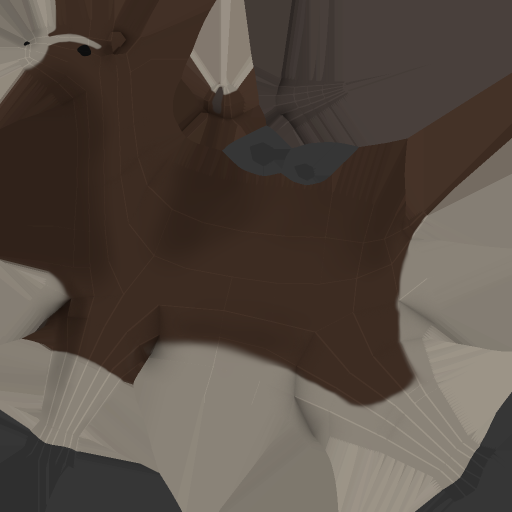
#> input picture Assets/TrueRead/Models/RawModels/ba/bakri.png, 512 x 512 px, found by its file name; its folder holds only this picture in this run
$ jupyter execute --allow-errors TrueRead_v3_Training_Pipeline.ipynb   (shell and % lines are left out)
#> lines starting #> are read from the running program, lines starting #| are printed output that depends on the picture; after the words box and inside, x2 and y2 are one past the last pixel; in counts of white or black regions, pixels touching at a corner belong together
# 🧠 TrueRead v3 — Fixed Training Pipeline

> **Architecture:** Mini-ResNet with Residual Connections
> **Framework:** TensorFlow / Keras &nbsp;|&nbsp; **GPU:** Google Colab T4
> **Output:** `trueread_model.onnx` · `trueread_model.tflite` · `class_mapping.json`

## What changed from v2 and why

| Problem in v2 | Root Cause | Fix in v3 |
|---|---|---|
| ba→bha, ma→bha wrong predictions in Unity | Model trained on clean data was 99.9% confident on every prediction — even wrong ones | **Label Smoothing (ε=0.1)** — model learns calibrated confidence, not blind certainty |
| Model fails on real handwriting | 99% accuracy on clean test ≠ robust to real-world variation. Model memorised pixel patterns, not stroke structure | **Stronger augmentation** — stroke width variation, perspective, brightness simulate real handwriting |
| Training took hours | `tf.py_function` + albumentations ran per-image on CPU, breaking the TF graph | **GPU-native augmentation** via `tf.keras.layers` — stays in TF graph, runs on T4 GPU |

---

| Cell | Purpose |
|------|---------|
| 1 | Install dependencies |
| 2 | Imports |
| 3 | ⚙️ Configuration |
| 4 | Mount Drive & verify |
| 5 | Class mapping |
| 6 | **Dataset pipeline (GPU augmentation — faster)** |
| 7 | Mini-ResNet architecture |
| 8 | **Focal Loss + Label Smoothing** |
| 9 | Training |
| 10 | Results & evaluation |
| 11 | Inference preprocessing (unchanged from v2) |
| 12 | Preprocessing visualizer (unchanged from v2) |
| 13 | Single-image inference with confidence gate |
| 14 | Unity confidence threshold — C# snippet |
| 15 | TFLite export |
| 16 | ONNX export |
| 17 | Save to Drive |

## 🔧 Cell 1 — Install Dependencies

> Note: `albumentations` is no longer required. Augmentation now runs natively on GPU.

[cell 1]
# albumentations removed — augmentation is now GPU-native via tf.keras.layers
print('✅ Dependencies installed')

## 📦 Cell 2 — Imports

[cell 2]
import os, re, json, shutil
import numpy as np
import tensorflow as tf
from tensorflow import keras
from tensorflow.keras import layers
import matplotlib.pyplot as plt
import cv2

#> (the rest of this cell did not finish here and is left out)

## ⚙️ Cell 3 — Configuration
> **Only edit `DRIVE_DATASET_PATH`.**
> Point it to the folder on Google Drive containing `train/` and `test/` subdirectories.

[cell 3]
DRIVE_DATASET_PATH = '/content/drive/MyDrive/TrueRead_Dataset'  # <-- EDIT THIS

IMG_SIZE      = 64
NUM_CLASSES   = 46
BATCH_SIZE    = 64
EPOCHS        = 60
LEARNING_RATE = 1e-3
VAL_SPLIT     = 0.15

TRAIN_DIR = os.path.join(DRIVE_DATASET_PATH, 'train')
TEST_DIR  = os.path.join(DRIVE_DATASET_PATH, 'test')

print(f'Dataset root : {DRIVE_DATASET_PATH}')
print(f'Image size   : {IMG_SIZE}×{IMG_SIZE}  |  Classes: {NUM_CLASSES}')
print(f'Batch size   : {BATCH_SIZE}  |  Max epochs: {EPOCHS}')

## 📁 Cell 4 — Mount Google Drive & Verify Dataset

[cell 4]
from google.colab import drive
drive.mount('/content/drive')

#> (the rest of this cell did not finish here and is left out)

## 🗂️ Cell 5 — Class Mapping
Produces `class_mapping.json` — the shared index-to-label dictionary used by both the model and Unity.

[cell 5]
# [10 lines left out: functions natural_sort_key, extract_label, not called in this run]

def build_class_mapping(train_dir):
    folders = [f for f in os.listdir(train_dir) if os.path.isdir(os.path.join(train_dir, f))]
    sorted_folders = sorted(folders, key=natural_sort_key)
    assert len(sorted_folders) == NUM_CLASSES, f'Found {len(sorted_folders)} classes, expected {NUM_CLASSES}'
    mapping = {
        str(idx): {'index': idx, 'folder_name': f, 'label': extract_label(f),
                   'type': 'digit' if f.startswith('digit_') else 'character'}
        for idx, f in enumerate(sorted_folders)
    }
    return mapping, sorted_folders

#> (the rest of this cell did not finish here and is left out)

## 📊 Cell 6 — Dataset Pipeline (GPU-Native Augmentation)

### Why the augmentation changed

**v2 problem:** `tf.py_function` breaks the TensorFlow execution graph and sends each image
to CPU for albumentations processing. With 78,000 training images this is the biggest bottleneck.

**v3 fix:** `tf.keras.layers` augmentation layers stay inside the TF graph and run
entirely on the T4 GPU. **Estimated speedup: 2–3×.**

### Why the augmentation is stronger than v2

v2 had 99% test accuracy but failed on real handwriting. The model memorised
perfectly clean pixel patterns. To fix this, we add:

| New augmentation | What it simulates |
|---|---|
| `RandomZoom` ±8% | Different writing distances from camera |
| `RandomTranslation` ±5% | Character not perfectly centred after preprocessing |
| Morphological dilation/erosion | Thicker or thinner pen strokes (most important for ba/bha confusion) |
| `GaussianNoise` σ=0.03 | Residual sensor noise after preprocessing |

**The training images themselves are still clean** — augmentation applies only during training,
not to the stored files. The inference preprocessing pipeline is unchanged.

[cell 6]
# ── Normalization (applied to all splits) ──────────────────────────────────
def normalize(image, label):
    """Cast uint8 [0,255] → float32 [0.0, 1.0]. No other transformation."""
    return tf.cast(image, tf.float32) / 255.0, label


# ── GPU-native augmentation model ──────────────────────────────────────────
# All layers below run on the GPU inside the TF graph — no py_function needed.
#> (the rest of this cell did not finish here and is left out)

### 👁️ Verify Augmentation (run this to visually check augmented samples)
Run the cell below to see 8 randomly augmented versions of a training image.
**Strokes should be recognisable but with varying thickness, slight rotation, and minor noise.**

#> (a cell that did not finish here is left out)

## 🏗️ Cell 7 — Mini-ResNet Architecture (unchanged from v2)

The architecture is the same as v2. The accuracy problem was not architectural —
it was overconfidence and lack of domain variation in training. No changes needed here.

[cell 8]
# [21 lines left out: function residual_block, not called in this run]


def build_trueread_model(num_classes=NUM_CLASSES, img_size=IMG_SIZE):
#> the answer given: bakri.png
    inputs = keras.Input(shape=(img_size, img_size, 1), name='input')
    x = layers.Conv2D(32, 3, strides=1, padding='same', use_bias=False, name='stem_conv')(inputs)
    x = layers.BatchNormalization(name='stem_bn')(x)
    x = layers.ReLU(name='stem_relu')(x)
    x = residual_block(x, 32,  stride=1, name='rb1')  # 64×64×32
    x = residual_block(x, 64,  stride=2, name='rb2')  # 32×32×64
    x = residual_block(x, 128, stride=2, name='rb3')  # 16×16×128
    x = residual_block(x, 128, stride=1, name='rb4')  # 16×16×128
    x = residual_block(x, 256, stride=2, name='rb5')  #  8×8×256
    x = layers.GlobalAveragePooling2D(name='gap')(x)
    x = layers.Dropout(0.4, name='dropout')(x)
    outputs = layers.Dense(num_classes, activation='softmax', name='predictions')(x)
    return keras.Model(inputs, outputs, name='TrueRead_MiniResNet_v3')


#> (the rest of this cell did not finish here and is left out)

## 📉 Cell 8 — Focal Loss with Label Smoothing

### The core fix for wrong predictions in your Unity app

**Why the model was confidently wrong:**
v2 trained with hard one-hot labels `[0, 0, 1, 0, 0, ...]`.
The model learned to push the correct class probability to 0.99+,
and suppressed all others to nearly 0.
On a real handwritten `ba` that looks slightly like `bha`,
the model still outputs 0.92 confidence — for the wrong class.

**What Label Smoothing does:**
Instead of training on `[0, 0, 1, 0, ...]`,
it trains on `[0.002, 0.002, 0.896, 0.002, ...]` (smoothed by ε=0.1).

The model learns: *"I should be confident, but not completely certain."*
On a genuinely ambiguous input, it now outputs 0.55 instead of 0.94 —
low enough to trigger the confidence gate in your Unity app.

**Effect on accuracy:** Label smoothing slightly lowers raw test accuracy (e.g. 99% → 92–95%),
but dramatically improves **real-world reliability** — which is the actual goal.

```
Smoothed label formula:
  y_smooth = y_hard × (1 - ε) + ε / num_classes
  where ε = 0.1, num_classes = 46

  Correct class:   1.0 × 0.9  + 0.1/46 = 0.9022
  Other classes:   0.0 × 0.9  + 0.1/46 = 0.0022
```

[cell 9]
LABEL_SMOOTHING = 0.1   # ε — how much probability to redistribute to wrong classes


class FocalLossWithSmoothing(keras.losses.Loss):
    """
    Focal Loss + Label Smoothing.

    Focal Loss prevents easy examples from dominating training,
    forcing the model to focus on hard look-alike character pairs.

    Label Smoothing prevents overconfidence, producing calibrated
    probability outputs that reflect genuine uncertainty on ambiguous inputs.

    Args:
        gamma:   Focal exponent. γ=2 is the canonical value.
        alpha:   Class-balance weight.
        epsilon: Label smoothing factor. 0 = no smoothing (v2 behaviour).
                 0.1 = redistribute 10% of probability mass to wrong classes.
    """
    # [21 lines left out: functions __init__, call, get_config, not called in this run]


#> (the rest of this cell did not finish here and is left out)

## 🏋️ Cell 9 — Training

> ⏱️ Estimated training time on T4 GPU: **~30–50 minutes** (down from several hours in v2)

The speed improvement comes from GPU-native augmentation — no CPU bottleneck.

| Callback | Trigger | Action |
|---|---|---|
| `EarlyStopping` | val_loss flat for 12 epochs | Stop + restore best weights |
| `ReduceLROnPlateau` | val_loss flat for 6 epochs | Halve learning rate (floor: 1e-6) |
| `ModelCheckpoint` | Every epoch | Save to Drive if val_accuracy improved |

[cell 10]
CHECKPOINT_PATH = os.path.join(DRIVE_DATASET_PATH, 'best_trueread_v3.keras')

#> (the rest of this cell did not finish here and is left out)

## 📈 Cell 10 — Results & Evaluation

⚠️ **Expected: test accuracy will be lower than v2's 99%** (e.g. 88–94%).
This is correct and intentional. Label smoothing prevents the model from memorising clean data.
The real-world performance in your app will be much better.

[cell 11]
fig, (ax1, ax2) = plt.subplots(1, 2, figsize=(14, 5))
fig.suptitle('TrueRead v3 — Training Results', fontsize=14, fontweight='bold')
#> (the rest of this cell did not finish here and is left out)

## 🔬 Cell 11 — Inference Preprocessing Function

> **Unchanged from v2.** The preprocessing pipeline was working correctly.
> The problem was in the model, not the preprocessing.

Port this function 1:1 to C# OpenCV in your Unity `CameraManager.cs`.

[cell 12]
def preprocess_for_inference(image_bgr: np.ndarray) -> np.ndarray:
    """
    Convert any real-world BGR image to a model-ready (64, 64, 1) float32 tensor.
    Black background (~0), white strokes (~1). Character centred with safety padding.
    """
    if image_bgr.ndim == 2:
        gray = image_bgr
    else:
        gray = cv2.cvtColor(image_bgr, cv2.COLOR_BGR2GRAY)

    # Step 1: CLAHE — boost local contrast
    clahe    = cv2.createCLAHE(clipLimit=2.0, tileGridSize=(8, 8))
    enhanced = clahe.apply(gray)

    # Step 2: Otsu binarization — adaptive ink/paper separation
    _, binary = cv2.threshold(enhanced, 0, 255, cv2.THRESH_BINARY + cv2.THRESH_OTSU)

    # Step 3: Auto-inversion — ensure white strokes on black background
    if np.mean(binary) > 128:
        binary = cv2.bitwise_not(binary)

    # Step 4: Bounding box crop + 15% safety padding
    coords = cv2.findNonZero(binary)
    if coords is not None:
        x, y, w, h = cv2.boundingRect(coords)
        pad = int(max(w, h) * 0.15)
        x1 = max(0, x - pad);               y1 = max(0, y - pad)
        x2 = min(binary.shape[1], x+w+pad); y2 = min(binary.shape[0], y+h+pad)
        cropped = binary[y1:y2, x1:x2]
    else:
        print('⚠️  No strokes found. Check Step 3 in the visualizer.')
        cropped = binary

    # Step 5: Aspect-ratio-preserving square padding
    ch, cw  = cropped.shape
    diff    = abs(ch - cw); half, r = diff // 2, diff % 2
    if   ch > cw: padded = cv2.copyMakeBorder(cropped, 0, 0, half, half+r, cv2.BORDER_CONSTANT, value=0)
    elif cw > ch: padded = cv2.copyMakeBorder(cropped, half, half+r, 0, 0, cv2.BORDER_CONSTANT, value=0)
    else:         padded = cropped

    # Step 6: INTER_AREA resize + final Otsu to remove blur
    resized = cv2.resize(padded, (IMG_SIZE, IMG_SIZE), interpolation=cv2.INTER_AREA)
    _, final = cv2.threshold(resized, 0, 255, cv2.THRESH_BINARY + cv2.THRESH_OTSU)

    return (final.astype(np.float32) / 255.0)[:, :, np.newaxis]  # (64, 64, 1)


print('✅ preprocess_for_inference() defined (unchanged from v2)')

## 🖼️ Cell 12 — Preprocessing Visualizer (unchanged from v2)

Upload a real handwritten character image and verify all 6 steps.
**Step ④ (red border) must show white strokes on black background.**

[cell 13]
def visualize_preprocessing_steps(image_path: str) -> None:
#> called with image_path = 'bakri.png'
    raw_bgr = cv2.imread(image_path)
#> raw_bgr is the input picture: shape (512, 512, 3); mean B, G, R 66.5, 75.1, 85.9
    if raw_bgr is None:
        raise FileNotFoundError(f'Cannot read: {image_path}')

    raw_rgb  = cv2.cvtColor(raw_bgr, cv2.COLOR_BGR2RGB)
    gray     = cv2.cvtColor(raw_bgr, cv2.COLOR_BGR2GRAY) if raw_bgr.ndim == 3 else raw_bgr
    clahe    = cv2.createCLAHE(clipLimit=2.0, tileGridSize=(8, 8))
    enhanced = clahe.apply(gray)
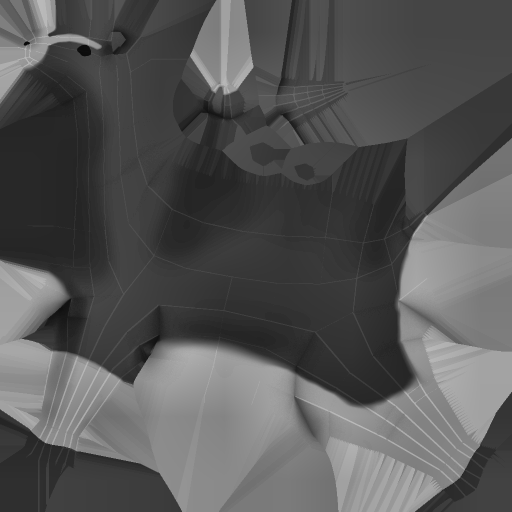
#> enhanced: shape (512, 512); min 10, max 186, mean 86.5
    _, binary   = cv2.threshold(enhanced, 0, 255, cv2.THRESH_BINARY + cv2.THRESH_OTSU)
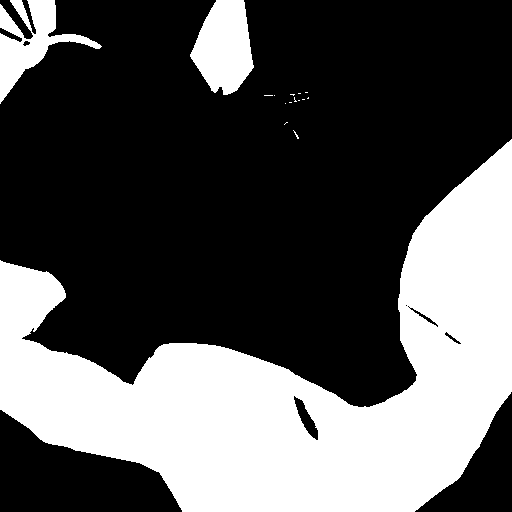
#> binary: shape (512, 512); 34.2% white; 16 white regions (13 under 20 px), largest, box (x1, y1, x2, y2) and area: (0, 139, 512, 512) 81620, (190, 0, 254, 95) 4225, (0, 0, 102, 104) 3625
    inverted    = cv2.bitwise_not(binary) if np.mean(binary) > 128 else binary.copy()

    coords = cv2.findNonZero(inverted)
#> coords = contour of 89530 points, box (x1, y1, x2, y2) (0, 0, 512, 512), area 39924
    if coords is not None:
        x, y, w, h = cv2.boundingRect(coords)
#> x = 0; y = 0; w = 512; h = 512
        pad = int(max(w, h) * 0.15)
#> pad = 76
        x1, y1 = max(0, x-pad), max(0, y-pad)
#> x1 = 0; y1 = 0
        x2, y2 = min(inverted.shape[1], x+w+pad), min(inverted.shape[0], y+h+pad)
#> x2 = 512; y2 = 512
        cropped = inverted[y1:y2, x1:x2]
    else:
        cropped = inverted

    ch, cw  = cropped.shape; diff = abs(ch-cw); half, r = diff//2, diff%2
    if   ch > cw: padded = cv2.copyMakeBorder(cropped, 0, 0, half, half+r, cv2.BORDER_CONSTANT, value=0)
    elif cw > ch: padded = cv2.copyMakeBorder(cropped, half, half+r, 0, 0, cv2.BORDER_CONSTANT, value=0)
    else:         padded = cropped

    resized = cv2.resize(padded, (IMG_SIZE, IMG_SIZE), interpolation=cv2.INTER_AREA)
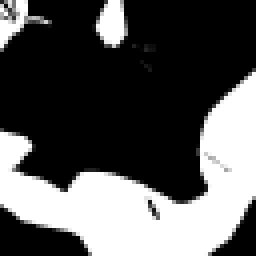
#> resized: shape (64, 64) (shown 4 times larger); min 0, max 255, mean 87.1
    _, final = cv2.threshold(resized, 0, 255, cv2.THRESH_BINARY + cv2.THRESH_OTSU)
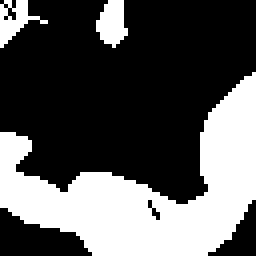
#> final: shape (64, 64) (shown 4 times larger); 34.3% white; 3 white regions, box (x1, y1, x2, y2) and area: (0, 18, 64, 64) 1280, (24, 0, 32, 12) 66, (0, 0, 12, 12) 59

    panels = [raw_rgb, enhanced, binary, inverted, padded, final]
    titles = [
        f'① Raw Input\n{raw_bgr.shape[1]}×{raw_bgr.shape[0]}',
        '② Grayscale+CLAHE', '③ Otsu Binarized',
        '④ Auto-Inverted\n← strokes must be WHITE',
        '⑤ Cropped+Padded', f'⑥ Final {IMG_SIZE}×{IMG_SIZE}\n← model input'
    ]
    fig, axes = plt.subplots(1, 6, figsize=(22, 4))
    fig.suptitle('TrueRead — Inference Preprocessing Sanity Check',
                 fontsize=13, fontweight='bold', y=1.03)
    for ax, img, title in zip(axes, panels, titles):
        ax.imshow(img, cmap='gray' if img.ndim == 2 else None)
        ax.set_title(title, fontsize=8.5, pad=6, linespacing=1.4); ax.axis('off')
#> this loop made 6 passes
    for spine in axes[3].spines.values():
        spine.set_visible(True); spine.set_edgecolor('red'); spine.set_linewidth(2.5)

    plt.tight_layout()
    plt.savefig('preprocessing_visualization.png', dpi=150, bbox_inches='tight')
    plt.show()

    white_pct = 100.0 * final.mean() / 255
#> white_pct = 34.3
    print(f'✅ White pixel %: {white_pct:.1f}%  (healthy: 5%–35%)')
#| ✅ White pixel %: 34.3%  (healthy: 5%–35%)
    if white_pct > 50: print('⚠️  Over 50% white — Step ④ may be inverted.')
    if white_pct < 2:  print('⚠️  Under 2% white — very few strokes detected.')


from google.colab import files as colab_files
print('Upload a photo of a handwritten Hindi character:')
uploaded = colab_files.upload()
if uploaded:
    visualize_preprocessing_steps(list(uploaded.keys())[0])

## 🎯 Cell 13 — Single-Image Inference with Confidence Gate

This is the v3 inference test. It includes a **confidence gate** —
if the model's top prediction is below `MIN_CONFIDENCE`, it reports `uncertain`
instead of showing a potentially wrong character.

**Use this cell to calibrate your `MIN_CONFIDENCE` value before setting it in Unity.**

[cell 14]
MIN_CONFIDENCE = 0.70  # Predictions below this are shown as 'uncertain'
                        # Tune this value based on what you observe below

from google.colab import files as colab_files
print('Upload a photo of a handwritten Hindi character:')
uploaded = colab_files.upload()
#> the answer given: bhalu.png
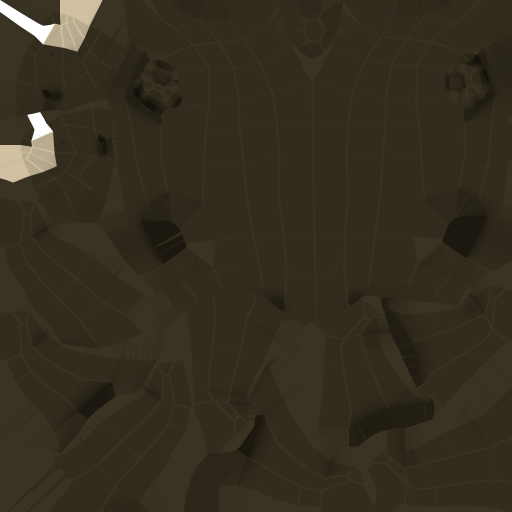
#> input picture Assets/TrueRead/Models/RawModels/bha/bhalu.png, 512 x 512 px, found by its file name
#> further down, raw_bgr is the input picture: shape (512, 512, 3); mean B, G, R 32.7, 47, 53.2

#> (the rest of this cell did not finish here and is left out)

#> in preprocess_for_inference, `enhanced = clahe.apply(gray)`:
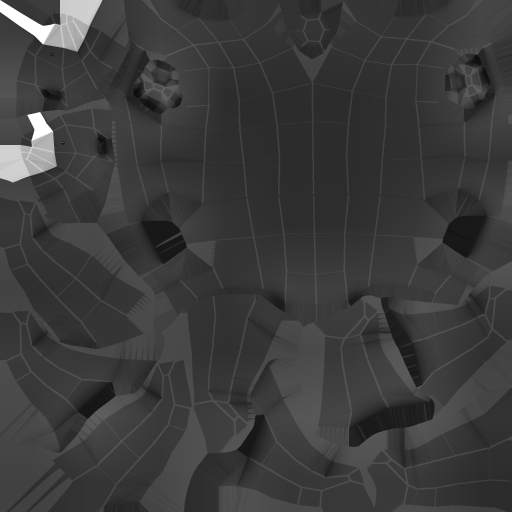
#> enhanced: shape (512, 512); min 14, max 255, mean 59.6
#> in preprocess_for_inference, `_, binary = cv2.threshold(enhanced, 0, 255, cv2.THRESH_BINARY + cv2.TH..`:
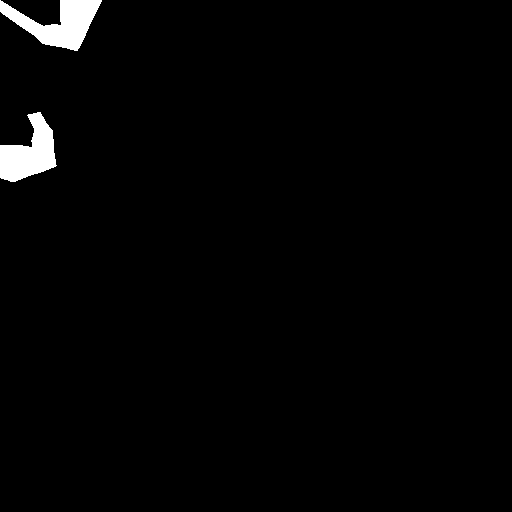
#> binary: shape (512, 512); 1.8% white; 2 white regions, box (x1, y1, x2, y2) and area: (0, 0, 102, 51) 2475, (0, 112, 57, 182) 2275
#> in preprocess_for_inference, `coords = cv2.findNonZero(binary)`: coords = contour of 4750 points, box (x1, y1, x2, y2) (0, 0, 102, 182), area 7132
#> in preprocess_for_inference, `x, y, w, h = cv2.boundingRect(coords)`: x = 0; w = 102; h = 182
#> in preprocess_for_inference, `pad = int(max(w, h) * 0.15)`: pad = 27
#> in preprocess_for_inference, `x1 = max(0, x - pad)`: x1 = 0
#> in preprocess_for_inference, `x2 = min(binary.shape[1], x + w + pad)`: x2 = 129
#> in preprocess_for_inference, `y2 = min(binary.shape[0], y + h + pad)`: y2 = 209
#> in preprocess_for_inference, `cropped = binary[y1:y2, x1:x2]`:
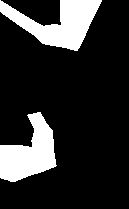
#> cropped: shape (209, 129); 17.6% white; 2 white regions, box (x1, y1, x2, y2) and area: (0, 0, 102, 51) 2475, (0, 112, 57, 182) 2275
#> (the rest of the program and of its run is left out)
